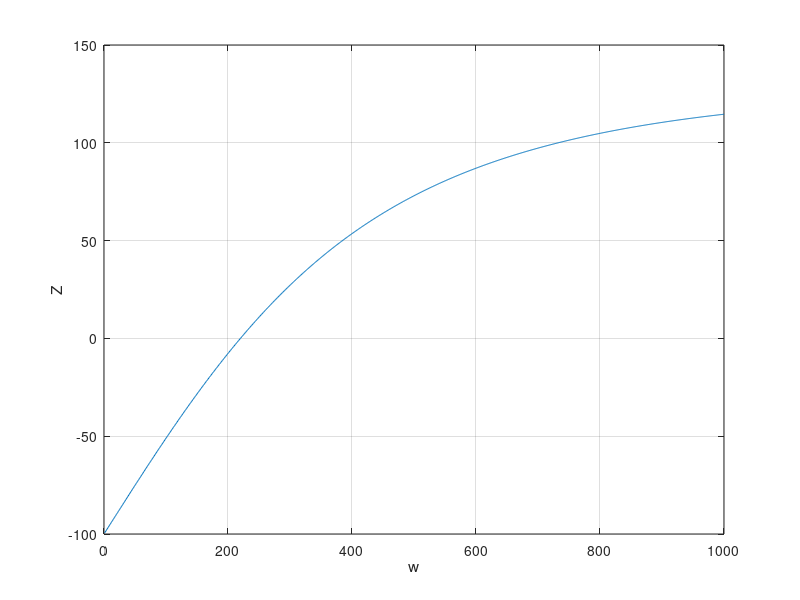

This chart was generated by the following MATLAB code:
clear all;
clear variables;

r = 225;            % ohm
c = 0.6 * 10^-6;    % faraday
l = 0.5;            % henry

% important point to note: 100 is subtracted
% from the equation because we need to find
% root at z = 100; Secant method works only 
% around y = 0.
z = @(w) 1./...
    sqrt( 1/(r^2) + (w.*c - 1./(w.*l)).^2 ) - 100;

w = 1:1000;
zw = z(w);
plot(w, zw);
xlabel('w');
ylabel('Z');
grid();

counter = 0;
n = 1000;
w1 = 100;
w2 = 200;
tolerance = 0.0001;
while(counter <= n)
    counter = counter + 1;
    w3 = ((w1 * z(w2)) - (w2 * z(w1))) /...
        (z(w2) - z(w1));
    if abs(z(w3)) < tolerance, break, end
    w1 = w2;
    w2 = w3;
end

disp(w3);